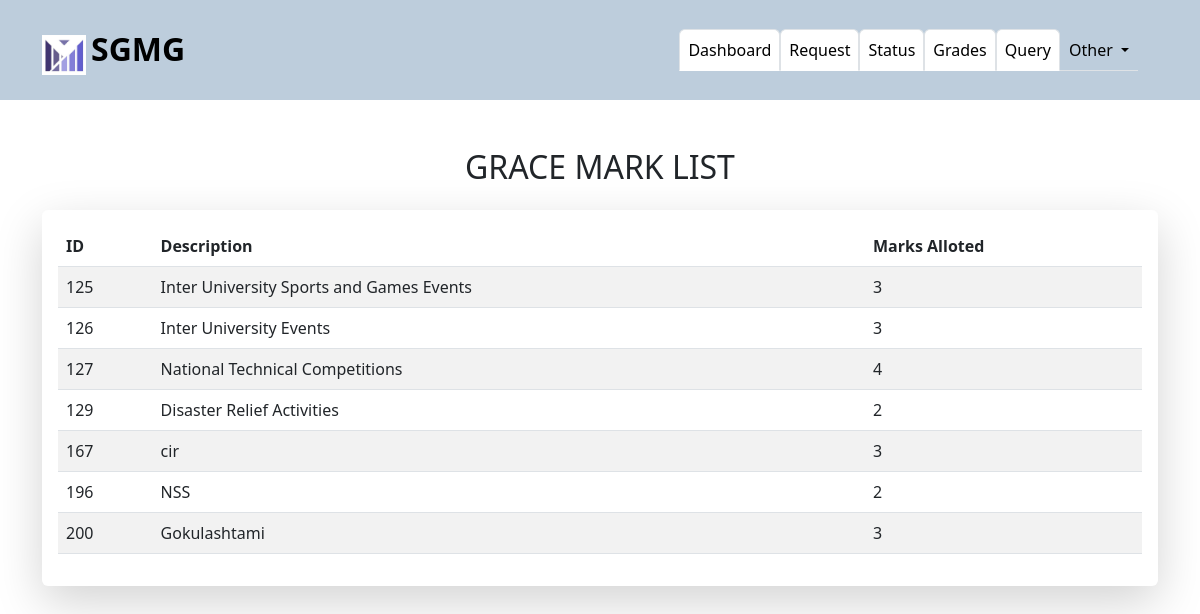
The page /student/stud_grace_mark_list.php on the database its author committed.
### tables this page shows
CREATE TABLE `gracemark` (
  `GraceMarkID` int(11) NOT NULL,
  `Description` varchar(45) NOT NULL,
  `GraceMark` varchar(45) NOT NULL
);

### student/stud_grace_mark_list.php (the view, shortened to what this page needs)
<?php
    $db_host = "localhost";
    $db_user = "root";
    $db_pw = "";
    $db_name = "grace_marks";
    $conn = mysqli_connect($db_host, $db_user, $db_pw, $db_name);
    $sql = "SELECT * FROM gracemark";
    $result = mysqli_query($conn, $sql);
?>
<!doctype html>
<html lang="en">
  <head>
    <link href="https://cdn.jsdelivr.net/npm/bootstrap@5.3.0-alpha3/dist/css/bootstrap.min.css" rel="stylesheet">
  </head>
  <body>
    <nav class="navbar navbar-expand-lg">
        <div class="container-fluid">
          <a class="navbar-brand" href="#"><img src="SGMG_Logo.jpg" style="height: 40px; padding-left: 30px;" > <b style="font-size: xx-large;">SGMG</b></a>
          <div class="collapse navbar-collapse" id="navbarNavAltMarkup">
            <div class="navbar-nav ms-auto" style="padding-right: 50px;">
                <ul class="nav justify-content-end nav-tabs">
                    <li class="nav-item">
                      <a class="nav-link active" aria-current="page" href="Stud_dashboard.php">Dashboard</a>
                    </li>
                    <li class="nav-item">
                        <a class="nav-link active" aria-current="page" href="upload_docs.php">Request</a>
                    </li>
                    <li class="nav-item">
                        <a class="nav-link active" aria-current="page" href="stud_doc_status.php">Status</a>
                    </li>
                    <li class="nav-item">
                        <a class="nav-link active" aria-current="page" href="grades.php">Grades</a>
                    </li>
                    <li class="nav-item">
                      <a class="nav-link active" aria-current="page" href="Query_page.php">Query</a>
                    </li>
                    <li class="nav-item dropdown">
                        <a class="nav-link dropdown-toggle" href="#" role="button" data-bs-toggle="dropdown" aria-expanded="false" style="color: black;">
                          Other
                        </a>
                    </li>
                  </ul>
            </div>
          </div>
        </div>
    </nav>
    <div class="container mt-5">
        <div class="row">
          <div class="col-md-12">
            <h2 class="text-center mb-4">GRACE MARK LIST</h2>
            <div class="shadow-lg p-3 mb-5 bg-white rounded">
              <table class="table table-striped table-hover">
                <thead>
                  <tr>
                    <th>ID</th>
                    <th>Description</th>
                    <th>Marks Alloted</th>
                   </tr>
                </thead>
                <tbody>
                  <?php
                    if (mysqli_num_rows($result) > 0) {
                      while ($row = mysqli_fetch_assoc($result)) {
                        echo "<tr>";
                        foreach ($row as $value) {
                          echo "<td>" . $value . "</td>";
                        }
                        echo "</tr>";
                      }
                    } else {
                      echo "No data found";
                    }
                ?>
                </tbody>
               </table>
            </div>
          </div>
        </div>
    </div>
  </body>
</html>

### student/stud_grace_mark_list.php (style rules this page uses)
.navbar { height: 100px; background-color: #bdcddc; }
.navbar-brand { color: black; font-weight: bold; text-decoration: none; }

### rows shown on the page
gracemark: GraceMarkID "125", Description "Inter University Sports and Games Events", GraceMark "3"
gracemark: GraceMarkID "126", Description "Inter University Events", GraceMark "3"
gracemark: GraceMarkID "127", Description "National Technical Competitions", GraceMark "4"
gracemark: GraceMarkID "129", Description "Disaster Relief Activities", GraceMark "2"
gracemark: GraceMarkID "167", Description "cir", GraceMark "3"
gracemark: GraceMarkID "196", Description "NSS", GraceMark "2"
gracemark: GraceMarkID "200", Description "Gokulashtami", GraceMark "3"
